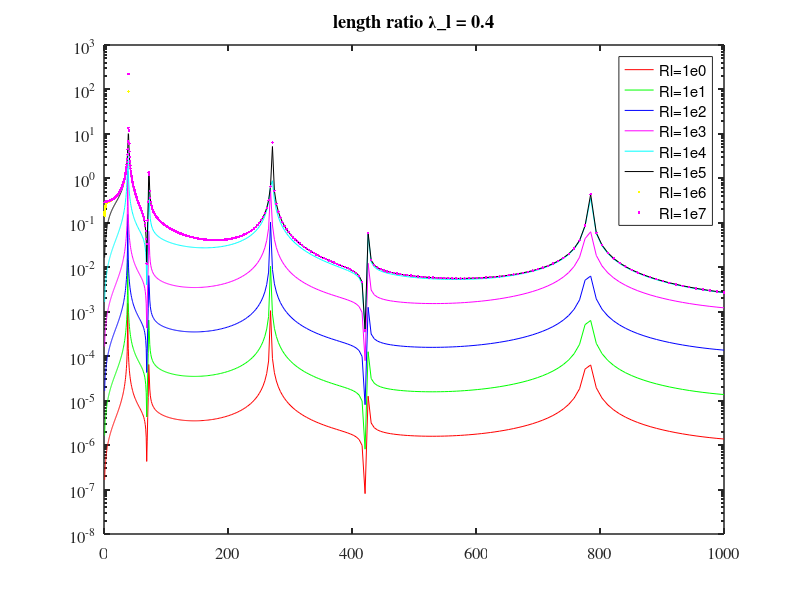

This chart was generated by the following MATLAB code:
clc;clear;close all;

figure(1)
%% laml = 0.1, Rl from 1 ohm to 10 Mohm
% results0 = load('bm_ext_base_laml_0p1_Rl_1e0', 'Vplist', 'frlist', 'xib'); 
% Vplist0 = results0.Vplist;
% results1 = load('bm_ext_base_laml_0p1_Rl_1e1', 'Vplist'); 
% Vplist1 = results1.Vplist;
% results2 = load('bm_ext_base_laml_0p1_Rl_1e2', 'Vplist'); 
% Vplist2 = results2.Vplist;
% results3 = load('bm_ext_base_laml_0p1_Rl_1e3', 'Vplist'); 
% Vplist3 = results3.Vplist;
% results4 = load('bm_ext_base_laml_0p1_Rl_1e4', 'Vplist'); 
% Vplist4 = results4.Vplist;
% results5 = load('bm_ext_base_laml_0p1_Rl_1e5', 'Vplist'); 
% Vplist5 = results5.Vplist;
% results6 = load('bm_ext_base_laml_0p1_Rl_1e6', 'Vplist'); 
% Vplist6 = results6.Vplist;
% results7 = load('bm_ext_base_laml_0p1_Rl_1e7', 'Vplist'); 
% Vplist7 = results7.Vplist;
% 
% frlist = results0.frlist;
% wlist  = 2*pi*frlist;
% xib  = results0.xib;
% 
% semilogy(frlist, abs(Vplist0)./wlist./wlist/xib, 'r', 'DisplayName','Rl=1e0'); hold on
% semilogy(frlist, abs(Vplist1)./wlist./wlist/xib, 'g', 'DisplayName','Rl=1e1'); 
% semilogy(frlist, abs(Vplist2)./wlist./wlist/xib, 'b', 'DisplayName','Rl=1e2'); 
% semilogy(frlist, abs(Vplist3)./wlist./wlist/xib, 'm', 'DisplayName','Rl=1e3'); 
% semilogy(frlist, abs(Vplist4)./wlist./wlist/xib, 'c', 'DisplayName','Rl=1e4'); 
% semilogy(frlist, abs(Vplist5)./wlist./wlist/xib, 'k', 'DisplayName','Rl=1e5'); 
% semilogy(frlist, abs(Vplist6)./wlist./wlist/xib, 'y.', 'DisplayName','Rl=1e6'); 
% semilogy(frlist, abs(Vplist7)./wlist./wlist/xib, 'm.', 'DisplayName','Rl=1e7'); 
% % grid on
% set(gca, 'linewidth', 1.1, 'fontsize', 12, 'fontname', 'times')
% title('length ratio \lambda\_l = 0.1')
% set(gcf, 'color', 'w')
% legend('show')

%% laml = 0.2, Rl from 1 ohm to 10 Mohm
% results0 = load('bm_ext_base_laml_0p2_Rl_1e0', 'Vplist', 'frlist', 'xib'); 
% Vplist0 = results0.Vplist;
% results1 = load('bm_ext_base_laml_0p2_Rl_1e1', 'Vplist'); 
% Vplist1 = results1.Vplist;
% results2 = load('bm_ext_base_laml_0p2_Rl_1e2', 'Vplist'); 
% Vplist2 = results2.Vplist;
% results3 = load('bm_ext_base_laml_0p2_Rl_1e3', 'Vplist'); 
% Vplist3 = results3.Vplist;
% results4 = load('bm_ext_base_laml_0p2_Rl_1e4', 'Vplist'); 
% Vplist4 = results4.Vplist;
% results5 = load('bm_ext_base_laml_0p2_Rl_1e5', 'Vplist'); 
% Vplist5 = results5.Vplist;
% results6 = load('bm_ext_base_laml_0p2_Rl_1e6', 'Vplist'); 
% Vplist6 = results6.Vplist;
% results7 = load('bm_ext_base_laml_0p2_Rl_1e7', 'Vplist'); 
% Vplist7 = results7.Vplist;
% 
% frlist = results0.frlist;
% wlist  = 2*pi*frlist;
% xib  = results0.xib;
% 
% semilogy(frlist, abs(Vplist0)./wlist./wlist/xib, 'r', 'DisplayName','Rl=1e0'); hold on
% semilogy(frlist, abs(Vplist1)./wlist./wlist/xib, 'g', 'DisplayName','Rl=1e1'); 
% semilogy(frlist, abs(Vplist2)./wlist./wlist/xib, 'b', 'DisplayName','Rl=1e2'); 
% semilogy(frlist, abs(Vplist3)./wlist./wlist/xib, 'm', 'DisplayName','Rl=1e3'); 
% semilogy(frlist, abs(Vplist4)./wlist./wlist/xib, 'c', 'DisplayName','Rl=1e4'); 
% semilogy(frlist, abs(Vplist5)./wlist./wlist/xib, 'k', 'DisplayName','Rl=1e5'); 
% semilogy(frlist, abs(Vplist6)./wlist./wlist/xib, 'y.', 'DisplayName','Rl=1e6'); 
% semilogy(frlist, abs(Vplist7)./wlist./wlist/xib, 'm.', 'DisplayName','Rl=1e7'); 
% % grid on
% set(gca, 'linewidth', 1.1, 'fontsize', 12, 'fontname', 'times')
% title('length ratio \lambda\_l = 0.2')
% set(gcf, 'color', 'w')
% legend('show')

%% laml = 0.3, Rl from 1 ohm to 10 Mohm
% results0 = load('bm_ext_base_laml_0p3_Rl_1e0', 'Vplist', 'frlist', 'xib'); 
% Vplist0 = results0.Vplist;
% results1 = load('bm_ext_base_laml_0p3_Rl_1e1', 'Vplist'); 
% Vplist1 = results1.Vplist;
% results2 = load('bm_ext_base_laml_0p3_Rl_1e2', 'Vplist'); 
% Vplist2 = results2.Vplist;
% results3 = load('bm_ext_base_laml_0p3_Rl_1e3', 'Vplist'); 
% Vplist3 = results3.Vplist;
% results4 = load('bm_ext_base_laml_0p3_Rl_1e4', 'Vplist'); 
% Vplist4 = results4.Vplist;
% results5 = load('bm_ext_base_laml_0p3_Rl_1e5', 'Vplist'); 
% Vplist5 = results5.Vplist;
% results6 = load('bm_ext_base_laml_0p3_Rl_1e6', 'Vplist'); 
% Vplist6 = results6.Vplist;
% results7 = load('bm_ext_base_laml_0p3_Rl_1e7', 'Vplist'); 
% Vplist7 = results7.Vplist;
% 
% frlist = results0.frlist;
% wlist  = 2*pi*frlist;
% xib  = results0.xib;
% 
% semilogy(frlist, abs(Vplist0)./wlist./wlist/xib, 'r', 'DisplayName','Rl=1e0'); hold on
% semilogy(frlist, abs(Vplist1)./wlist./wlist/xib, 'g', 'DisplayName','Rl=1e1'); 
% semilogy(frlist, abs(Vplist2)./wlist./wlist/xib, 'b', 'DisplayName','Rl=1e2'); 
% semilogy(frlist, abs(Vplist3)./wlist./wlist/xib, 'm', 'DisplayName','Rl=1e3'); 
% semilogy(frlist, abs(Vplist4)./wlist./wlist/xib, 'c', 'DisplayName','Rl=1e4'); 
% semilogy(frlist, abs(Vplist5)./wlist./wlist/xib, 'k', 'DisplayName','Rl=1e5'); 
% semilogy(frlist, abs(Vplist6)./wlist./wlist/xib, 'y.', 'DisplayName','Rl=1e6'); 
% semilogy(frlist, abs(Vplist7)./wlist./wlist/xib, 'm.', 'DisplayName','Rl=1e7'); 
% % grid on
% set(gca, 'linewidth', 1.1, 'fontsize', 12, 'fontname', 'times')
% title('length ratio \lambda\_l = 0.3')
% set(gcf, 'color', 'w')
% legend('show')

%% laml = 0.4, Rl from 1 ohm to 10 Mohm
results0 = load('bm_ext_base_laml_0p4_Rl_1e0', 'Vplist', 'frlist', 'xib'); 
Vplist0 = results0.Vplist;
results1 = load('bm_ext_base_laml_0p4_Rl_1e1', 'Vplist'); 
Vplist1 = results1.Vplist;
results2 = load('bm_ext_base_laml_0p4_Rl_1e2', 'Vplist'); 
Vplist2 = results2.Vplist;
results3 = load('bm_ext_base_laml_0p4_Rl_1e3', 'Vplist'); 
Vplist3 = results3.Vplist;
results4 = load('bm_ext_base_laml_0p4_Rl_1e4', 'Vplist'); 
Vplist4 = results4.Vplist;
results5 = load('bm_ext_base_laml_0p4_Rl_1e5', 'Vplist'); 
Vplist5 = results5.Vplist;
results6 = load('bm_ext_base_laml_0p4_Rl_1e6', 'Vplist'); 
Vplist6 = results6.Vplist;
results7 = load('bm_ext_base_laml_0p4_Rl_1e7', 'Vplist'); 
Vplist7 = results7.Vplist;

frlist = results0.frlist;
wlist  = 2*pi*frlist;
xib  = results0.xib;

semilogy(frlist, abs(Vplist0)./wlist./wlist/xib, 'r', 'DisplayName','Rl=1e0'); hold on
semilogy(frlist, abs(Vplist1)./wlist./wlist/xib, 'g', 'DisplayName','Rl=1e1'); 
semilogy(frlist, abs(Vplist2)./wlist./wlist/xib, 'b', 'DisplayName','Rl=1e2'); 
semilogy(frlist, abs(Vplist3)./wlist./wlist/xib, 'm', 'DisplayName','Rl=1e3'); 
semilogy(frlist, abs(Vplist4)./wlist./wlist/xib, 'c', 'DisplayName','Rl=1e4'); 
semilogy(frlist, abs(Vplist5)./wlist./wlist/xib, 'k', 'DisplayName','Rl=1e5'); 
semilogy(frlist, abs(Vplist6)./wlist./wlist/xib, 'y.', 'DisplayName','Rl=1e6'); 
semilogy(frlist, abs(Vplist7)./wlist./wlist/xib, 'm.', 'DisplayName','Rl=1e7'); 
% grid on
set(gca, 'linewidth', 1.1, 'fontsize', 12, 'fontname', 'times')
title('length ratio \lambda\_l = 0.4')
set(gcf, 'color', 'w')
legend('show')

%% laml = 0.5, Rl from 1 ohm to 10 Mohm
% results0 = load('bm_ext_base_laml_0p5_Rl_1e0', 'Vplist', 'frlist', 'xib'); 
% Vplist0 = results0.Vplist;
% results1 = load('bm_ext_base_laml_0p5_Rl_1e1', 'Vplist'); 
% Vplist1 = results1.Vplist;
% results2 = load('bm_ext_base_laml_0p5_Rl_1e2', 'Vplist'); 
% Vplist2 = results2.Vplist;
% results3 = load('bm_ext_base_laml_0p5_Rl_1e3', 'Vplist'); 
% Vplist3 = results3.Vplist;
% results4 = load('bm_ext_base_laml_0p5_Rl_1e4', 'Vplist'); 
% Vplist4 = results4.Vplist;
% results5 = load('bm_ext_base_laml_0p5_Rl_1e5', 'Vplist'); 
% Vplist5 = results5.Vplist;
% results6 = load('bm_ext_base_laml_0p5_Rl_1e6', 'Vplist'); 
% Vplist6 = results6.Vplist;
% results7 = load('bm_ext_base_laml_0p5_Rl_1e7', 'Vplist'); 
% Vplist7 = results7.Vplist;
% 
% frlist = results0.frlist;
% wlist  = 2*pi*frlist;
% xib  = results0.xib;
% 
% semilogy(frlist, abs(Vplist0)./wlist./wlist/xib, 'r', 'DisplayName','Rl=1e0'); hold on
% semilogy(frlist, abs(Vplist1)./wlist./wlist/xib, 'g', 'DisplayName','Rl=1e1'); 
% semilogy(frlist, abs(Vplist2)./wlist./wlist/xib, 'b', 'DisplayName','Rl=1e2'); 
% semilogy(frlist, abs(Vplist3)./wlist./wlist/xib, 'm', 'DisplayName','Rl=1e3'); 
% semilogy(frlist, abs(Vplist4)./wlist./wlist/xib, 'c', 'DisplayName','Rl=1e4'); 
% semilogy(frlist, abs(Vplist5)./wlist./wlist/xib, 'k', 'DisplayName','Rl=1e5'); 
% semilogy(frlist, abs(Vplist6)./wlist./wlist/xib, 'y.', 'DisplayName','Rl=1e6'); 
% semilogy(frlist, abs(Vplist7)./wlist./wlist/xib, 'm.', 'DisplayName','Rl=1e7'); 
% grid on
% set(gca, 'linewidth', 1.1, 'fontsize', 12, 'fontname', 'times')
% title('length ratio \lambda\_l = 0.5')
% set(gcf, 'color', 'w')
% legend('show')

%% laml = 0.8, Rl from 1 ohm to 10 Mohm
% results0 = load('bm_ext_base_laml_0p8_Rl_1e0', 'Vplist', 'frlist', 'xib'); 
% Vplist0 = results0.Vplist;
% results1 = load('bm_ext_base_laml_0p8_Rl_1e1', 'Vplist'); 
% Vplist1 = results1.Vplist;
% results2 = load('bm_ext_base_laml_0p8_Rl_1e2', 'Vplist'); 
% Vplist2 = results2.Vplist;
% results3 = load('bm_ext_base_laml_0p8_Rl_1e3', 'Vplist'); 
% Vplist3 = results3.Vplist;
% results4 = load('bm_ext_base_laml_0p8_Rl_1e4', 'Vplist'); 
% Vplist4 = results4.Vplist;
% results5 = load('bm_ext_base_laml_0p8_Rl_1e5', 'Vplist'); 
% Vplist5 = results5.Vplist;
% results6 = load('bm_ext_base_laml_0p8_Rl_1e6', 'Vplist'); 
% Vplist6 = results6.Vplist;
% results7 = load('bm_ext_base_laml_0p8_Rl_1e7', 'Vplist'); 
% Vplist7 = results7.Vplist;
% 
% frlist = results0.frlist;
% wlist  = 2*pi*frlist;
% xib  = results0.xib;
% 
% semilogy(frlist, abs(Vplist0)./wlist./wlist/xib, 'r', 'DisplayName','Rl=1e0'); hold on
% semilogy(frlist, abs(Vplist1)./wlist./wlist/xib, 'g', 'DisplayName','Rl=1e1'); 
% semilogy(frlist, abs(Vplist2)./wlist./wlist/xib, 'b', 'DisplayName','Rl=1e2'); 
% semilogy(frlist, abs(Vplist3)./wlist./wlist/xib, 'm', 'DisplayName','Rl=1e3'); 
% semilogy(frlist, abs(Vplist4)./wlist./wlist/xib, 'c', 'DisplayName','Rl=1e4'); 
% semilogy(frlist, abs(Vplist5)./wlist./wlist/xib, 'k', 'DisplayName','Rl=1e5'); 
% semilogy(frlist, abs(Vplist6)./wlist./wlist/xib, 'y.', 'DisplayName','Rl=1e6'); 
% semilogy(frlist, abs(Vplist7)./wlist./wlist/xib, 'm.', 'DisplayName','Rl=1e7'); 
% % grid on
% set(gca, 'linewidth', 1.1, 'fontsize', 12, 'fontname', 'times')
% title('length ratio \lambda\_l = 0.8')
% set(gcf, 'color', 'w')
% legend('show')

%% laml = 1.0, Rl from 1 ohm to 10 Mohm
% results0 = load('bm_ext_base_laml_1p0_Rl_1e0', 'Vplist', 'frlist', 'xib'); 
% Vplist0 = results0.Vplist;
% results1 = load('bm_ext_base_laml_1p0_Rl_1e1', 'Vplist'); 
% Vplist1 = results1.Vplist;
% results2 = load('bm_ext_base_laml_1p0_Rl_1e2', 'Vplist'); 
% Vplist2 = results2.Vplist;
% results3 = load('bm_ext_base_laml_1p0_Rl_1e3', 'Vplist'); 
% Vplist3 = results3.Vplist;
% results4 = load('bm_ext_base_laml_1p0_Rl_1e4', 'Vplist'); 
% Vplist4 = results4.Vplist;
% results5 = load('bm_ext_base_laml_1p0_Rl_1e5', 'Vplist'); 
% Vplist5 = results5.Vplist;
% results6 = load('bm_ext_base_laml_1p0_Rl_1e6', 'Vplist'); 
% Vplist6 = results6.Vplist;
% results7 = load('bm_ext_base_laml_1p0_Rl_1e7', 'Vplist'); 
% Vplist7 = results7.Vplist;
% 
% frlist = results0.frlist;
% wlist  = 2*pi*frlist;
% xib  = results0.xib;
% 
% semilogy(frlist, abs(Vplist0)./wlist./wlist/xib, 'r', 'DisplayName','Rl=1e0'); hold on
% semilogy(frlist, abs(Vplist1)./wlist./wlist/xib, 'g', 'DisplayName','Rl=1e1'); 
% semilogy(frlist, abs(Vplist2)./wlist./wlist/xib, 'b', 'DisplayName','Rl=1e2'); 
% semilogy(frlist, abs(Vplist3)./wlist./wlist/xib, 'm', 'DisplayName','Rl=1e3'); 
% semilogy(frlist, abs(Vplist4)./wlist./wlist/xib, 'c', 'DisplayName','Rl=1e4'); 
% semilogy(frlist, abs(Vplist5)./wlist./wlist/xib, 'k', 'DisplayName','Rl=1e5'); 
% semilogy(frlist, abs(Vplist6)./wlist./wlist/xib, 'y.', 'DisplayName','Rl=1e6'); 
% semilogy(frlist, abs(Vplist7)./wlist./wlist/xib, 'm.', 'DisplayName','Rl=1e7'); 
% % grid on
% set(gca, 'linewidth', 1.1, 'fontsize', 12, 'fontname', 'times')
% title('length ratio \lambda\_l = 1.0')
% set(gcf, 'color', 'w')
% legend('show')



figure(2)
%%  Rl = 1e0 ohm, laml from 0.10 to 1.0
% results0 = load('bm_ext_base_laml_1p0_Rl_1e0', 'Vplist', 'frlist', 'xib'); 
% Vplist0 = results0.Vplist;
% results1 = load('bm_ext_base_laml_0p8_Rl_1e0', 'Vplist'); 
% Vplist1 = results1.Vplist;
% results2 = load('bm_ext_base_laml_0p5_Rl_1e0', 'Vplist'); 
% Vplist2 = results2.Vplist;
% results3 = load('bm_ext_base_laml_0p2_Rl_1e0', 'Vplist'); 
% Vplist3 = results3.Vplist;
% results4 = load('bm_ext_base_laml_0p1_Rl_1e0', 'Vplist'); 
% Vplist4 = results4.Vplist;
% 
% frlist = results0.frlist;
% wlist  = 2*pi*frlist;
% xib  = results0.xib;
% 
% semilogy(frlist, abs(Vplist0)./wlist./wlist/xib, 'r', 'DisplayName','\lambda_l=1.0'); hold on
% semilogy(frlist, abs(Vplist1)./wlist./wlist/xib, 'g', 'DisplayName','\lambda_l=0.8'); 
% semilogy(frlist, abs(Vplist2)./wlist./wlist/xib, 'b', 'DisplayName','\lambda_l=0.5'); 
% semilogy(frlist, abs(Vplist3)./wlist./wlist/xib, 'm', 'DisplayName','\lambda_l=0.2'); 
% semilogy(frlist, abs(Vplist4)./wlist./wlist/xib, 'c', 'DisplayName','\lambda_l=0.1'); 
% 
% % grid on
% set(gca, 'linewidth', 1.1, 'fontsize', 12, 'fontname', 'times')
% title('length ratio R\_l = 1.0e0 \Omega')
% set(gcf, 'color', 'w')
% legend('show')

%%  Rl = 1e1 ohm, laml from 0.10 to 1.0
% results0 = load('bm_ext_base_laml_1p0_Rl_1e1', 'Vplist', 'frlist', 'xib'); 
% Vplist0 = results0.Vplist;
% results1 = load('bm_ext_base_laml_0p8_Rl_1e1', 'Vplist'); 
% Vplist1 = results1.Vplist;
% results2 = load('bm_ext_base_laml_0p5_Rl_1e1', 'Vplist'); 
% Vplist2 = results2.Vplist;
% results3 = load('bm_ext_base_laml_0p2_Rl_1e1', 'Vplist'); 
% Vplist3 = results3.Vplist;
% results4 = load('bm_ext_base_laml_0p1_Rl_1e1', 'Vplist'); 
% Vplist4 = results4.Vplist;
% 
% frlist = results0.frlist;
% wlist  = 2*pi*frlist;
% xib  = results0.xib;
% 
% semilogy(frlist, abs(Vplist0)./wlist./wlist/xib, 'r', 'DisplayName','\lambda_l=1.0'); hold on
% semilogy(frlist, abs(Vplist1)./wlist./wlist/xib, 'g', 'DisplayName','\lambda_l=0.8'); 
% semilogy(frlist, abs(Vplist2)./wlist./wlist/xib, 'b', 'DisplayName','\lambda_l=0.5'); 
% semilogy(frlist, abs(Vplist3)./wlist./wlist/xib, 'm', 'DisplayName','\lambda_l=0.2'); 
% semilogy(frlist, abs(Vplist4)./wlist./wlist/xib, 'c', 'DisplayName','\lambda_l=0.1'); 
% 
% % grid on
% set(gca, 'linewidth', 1.1, 'fontsize', 12, 'fontname', 'times')
% title('length ratio R\_l = 1.0e1 \Omega')
% set(gcf, 'color', 'w')
% legend('show')

%%  Rl = 1e2 ohm, laml from 0.10 to 1.0
% results0 = load('bm_ext_base_laml_1p0_Rl_1e2', 'Vplist', 'frlist', 'xib'); 
% Vplist0 = results0.Vplist;
% results1 = load('bm_ext_base_laml_0p8_Rl_1e2', 'Vplist'); 
% Vplist1 = results1.Vplist;
% results2 = load('bm_ext_base_laml_0p5_Rl_1e2', 'Vplist'); 
% Vplist2 = results2.Vplist;
% results3 = load('bm_ext_base_laml_0p2_Rl_1e2', 'Vplist'); 
% Vplist3 = results3.Vplist;
% results4 = load('bm_ext_base_laml_0p1_Rl_1e2', 'Vplist'); 
% Vplist4 = results4.Vplist;
% 
% frlist = results0.frlist;
% wlist  = 2*pi*frlist;
% xib  = results0.xib;
% 
% semilogy(frlist, abs(Vplist0)./wlist./wlist/xib, 'r', 'DisplayName','\lambda_l=1.0'); hold on
% semilogy(frlist, abs(Vplist1)./wlist./wlist/xib, 'g', 'DisplayName','\lambda_l=0.8'); 
% semilogy(frlist, abs(Vplist2)./wlist./wlist/xib, 'b', 'DisplayName','\lambda_l=0.5'); 
% semilogy(frlist, abs(Vplist3)./wlist./wlist/xib, 'm', 'DisplayName','\lambda_l=0.2'); 
% semilogy(frlist, abs(Vplist4)./wlist./wlist/xib, 'c', 'DisplayName','\lambda_l=0.1'); 
% 
% % grid on
% set(gca, 'linewidth', 1.1, 'fontsize', 12, 'fontname', 'times')
% title('length ratio R\_l = 1.0e2 \Omega')
% set(gcf, 'color', 'w')
% legend('show')

%%  Rl = 1e3 ohm, laml from 0.10 to 1.0
% results0 = load('bm_ext_base_laml_1p0_Rl_1e3', 'Vplist', 'frlist', 'xib'); 
% Vplist0 = results0.Vplist;
% results1 = load('bm_ext_base_laml_0p8_Rl_1e3', 'Vplist'); 
% Vplist1 = results1.Vplist;
% results2 = load('bm_ext_base_laml_0p5_Rl_1e3', 'Vplist'); 
% Vplist2 = results2.Vplist;
% results3 = load('bm_ext_base_laml_0p2_Rl_1e3', 'Vplist'); 
% Vplist3 = results3.Vplist;
% results4 = load('bm_ext_base_laml_0p1_Rl_1e3', 'Vplist'); 
% Vplist4 = results4.Vplist;
% 
% frlist = results0.frlist;
% wlist  = 2*pi*frlist;
% xib  = results0.xib;
% 
% semilogy(frlist, abs(Vplist0)./wlist./wlist/xib, 'r', 'DisplayName','\lambda_l=1.0'); hold on
% semilogy(frlist, abs(Vplist1)./wlist./wlist/xib, 'g', 'DisplayName','\lambda_l=0.8'); 
% semilogy(frlist, abs(Vplist2)./wlist./wlist/xib, 'b', 'DisplayName','\lambda_l=0.5'); 
% semilogy(frlist, abs(Vplist3)./wlist./wlist/xib, 'm', 'DisplayName','\lambda_l=0.2'); 
% semilogy(frlist, abs(Vplist4)./wlist./wlist/xib, 'c', 'DisplayName','\lambda_l=0.1'); 
% 
% % grid on
% set(gca, 'linewidth', 1.1, 'fontsize', 12, 'fontname', 'times')
% title('length ratio R\_l = 1.0e3 \Omega')
% set(gcf, 'color', 'w')
% legend('show')

%%  Rl = 1e4 ohm, laml from 0.10 to 1.0
% results0 = load('bm_ext_base_laml_1p0_Rl_1e4', 'Vplist', 'frlist', 'xib'); 
% Vplist0 = results0.Vplist;
% results1 = load('bm_ext_base_laml_0p8_Rl_1e4', 'Vplist'); 
% Vplist1 = results1.Vplist;
% results2 = load('bm_ext_base_laml_0p5_Rl_1e4', 'Vplist'); 
% Vplist2 = results2.Vplist;
% results3 = load('bm_ext_base_laml_0p2_Rl_1e4', 'Vplist'); 
% Vplist3 = results3.Vplist;
% results4 = load('bm_ext_base_laml_0p1_Rl_1e4', 'Vplist'); 
% Vplist4 = results4.Vplist;
% 
% frlist = results0.frlist;
% wlist  = 2*pi*frlist;
% xib  = results0.xib;
% 
% semilogy(frlist, abs(Vplist0)./wlist./wlist/xib, 'r', 'DisplayName','\lambda_l=1.0'); hold on
% semilogy(frlist, abs(Vplist1)./wlist./wlist/xib, 'g', 'DisplayName','\lambda_l=0.8'); 
% semilogy(frlist, abs(Vplist2)./wlist./wlist/xib, 'b', 'DisplayName','\lambda_l=0.5'); 
% semilogy(frlist, abs(Vplist3)./wlist./wlist/xib, 'm', 'DisplayName','\lambda_l=0.2'); 
% semilogy(frlist, abs(Vplist4)./wlist./wlist/xib, 'c', 'DisplayName','\lambda_l=0.1'); 
% 
% % grid on
% set(gca, 'linewidth', 1.1, 'fontsize', 12, 'fontname', 'times')
% title('length ratio R\_l = 1.0e4 \Omega')
% set(gcf, 'color', 'w')
% legend('show')

%%  Rl = 1e5 ohm, laml from 0.10 to 1.0
% results0 = load('bm_ext_base_laml_1p0_Rl_1e5', 'Vplist', 'frlist', 'xib'); 
% Vplist0 = results0.Vplist;
% results1 = load('bm_ext_base_laml_0p8_Rl_1e5', 'Vplist'); 
% Vplist1 = results1.Vplist;
% results2 = load('bm_ext_base_laml_0p5_Rl_1e5', 'Vplist'); 
% Vplist2 = results2.Vplist;
% results3 = load('bm_ext_base_laml_0p2_Rl_1e5', 'Vplist'); 
% Vplist3 = results3.Vplist;
% results4 = load('bm_ext_base_laml_0p1_Rl_1e5', 'Vplist'); 
% Vplist4 = results4.Vplist;
% 
% frlist = results0.frlist;
% wlist  = 2*pi*frlist;
% xib  = results0.xib;
% 
% semilogy(frlist, abs(Vplist0)./wlist./wlist/xib, 'r', 'DisplayName','\lambda_l=1.0'); hold on
% semilogy(frlist, abs(Vplist1)./wlist./wlist/xib, 'g', 'DisplayName','\lambda_l=0.8'); 
% semilogy(frlist, abs(Vplist2)./wlist./wlist/xib, 'b', 'DisplayName','\lambda_l=0.5'); 
% semilogy(frlist, abs(Vplist3)./wlist./wlist/xib, 'm', 'DisplayName','\lambda_l=0.2'); 
% semilogy(frlist, abs(Vplist4)./wlist./wlist/xib, 'c', 'DisplayName','\lambda_l=0.1'); 
% 
% grid on
% set(gca, 'linewidth', 1.1, 'fontsize', 12, 'fontname', 'times')
% title('length ratio R\_l = 1.0e5 \Omega')
% set(gcf, 'color', 'w')
% legend('show')

%%  Rl = 1e6 ohm, laml from 0.10 to 1.0
% results0 = load('bm_ext_base_laml_1p0_Rl_1e6', 'Vplist', 'frlist', 'xib'); 
% Vplist0 = results0.Vplist;
% results1 = load('bm_ext_base_laml_0p8_Rl_1e6', 'Vplist'); 
% Vplist1 = results1.Vplist;
% results2 = load('bm_ext_base_laml_0p5_Rl_1e6', 'Vplist'); 
% Vplist2 = results2.Vplist;
% results3 = load('bm_ext_base_laml_0p2_Rl_1e6', 'Vplist'); 
% Vplist3 = results3.Vplist;
% results4 = load('bm_ext_base_laml_0p1_Rl_1e6', 'Vplist'); 
% Vplist4 = results4.Vplist;
% 
% frlist = results0.frlist;
% wlist  = 2*pi*frlist;
% xib  = results0.xib;
% 
% semilogy(frlist, abs(Vplist0)./wlist./wlist/xib, 'r', 'DisplayName','\lambda_l=1.0'); hold on
% semilogy(frlist, abs(Vplist1)./wlist./wlist/xib, 'g', 'DisplayName','\lambda_l=0.8'); 
% semilogy(frlist, abs(Vplist2)./wlist./wlist/xib, 'b', 'DisplayName','\lambda_l=0.5'); 
% semilogy(frlist, abs(Vplist3)./wlist./wlist/xib, 'm', 'DisplayName','\lambda_l=0.2'); 
% semilogy(frlist, abs(Vplist4)./wlist./wlist/xib, 'c', 'DisplayName','\lambda_l=0.1'); 
% 
% % grid on
% set(gca, 'linewidth', 1.1, 'fontsize', 12, 'fontname', 'times')
% title('length ratio R\_l = 1.0e6 \Omega')
% set(gcf, 'color', 'w')
% legend('show')

%%  Rl = 1e7 ohm, laml from 0.10 to 1.0
% results0 = load('bm_ext_base_laml_1p0_Rl_1e7', 'Vplist', 'frlist', 'xib'); 
% Vplist0 = results0.Vplist;
% results1 = load('bm_ext_base_laml_0p8_Rl_1e7', 'Vplist'); 
% Vplist1 = results1.Vplist;
% results2 = load('bm_ext_base_laml_0p5_Rl_1e7', 'Vplist'); 
% Vplist2 = results2.Vplist;
% results3 = load('bm_ext_base_laml_0p2_Rl_1e7', 'Vplist'); 
% Vplist3 = results3.Vplist;
% results4 = load('bm_ext_base_laml_0p1_Rl_1e7', 'Vplist'); 
% Vplist4 = results4.Vplist;
% 
% frlist = results0.frlist;
% wlist  = 2*pi*frlist;
% xib  = results0.xib;
% 
% semilogy(frlist, abs(Vplist0)./wlist./wlist/xib, 'r', 'DisplayName','\lambda_l=1.0'); hold on
% semilogy(frlist, abs(Vplist1)./wlist./wlist/xib, 'g', 'DisplayName','\lambda_l=0.8'); 
% semilogy(frlist, abs(Vplist2)./wlist./wlist/xib, 'b', 'DisplayName','\lambda_l=0.5'); 
% semilogy(frlist, abs(Vplist3)./wlist./wlist/xib, 'm', 'DisplayName','\lambda_l=0.2'); 
% semilogy(frlist, abs(Vplist4)./wlist./wlist/xib, 'c', 'DisplayName','\lambda_l=0.1'); 
% 
% % grid on
% set(gca, 'linewidth', 1.1, 'fontsize', 12, 'fontname', 'times')
% title('length ratio R\_l = 1.0e7 \Omega')
% set(gcf, 'color', 'w')
% legend('show')

%% for phase angle
% figure(2)
% plot(frlist, angle(Vplist0)/pi*180, 'r'); hold on
% plot(frlist, angle(Vplist1)/pi*180, 'g'); 
% plot(frlist, angle(Vplist2)/pi*180, 'b'); 
% plot(frlist, angle(Vplist3)/pi*180, 'm'); 
% plot(frlist, angle(Vplist4)/pi*180, 'c'); 
% plot(frlist, angle(Vplist5)/pi*180, 'k'); 
% ylim([-180,180]);
% yTickLocations = linspace(-180, 180, 5);
% set(gca,'YTick', yTickLocations);
% grid on






